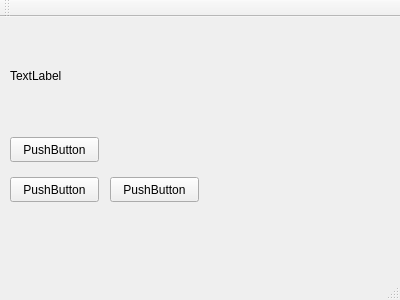
<?xml version="1.0" encoding="UTF-8"?>
<ui version="4.0">
 <class>MainWindow</class>
 <widget class="QMainWindow" name="MainWindow">
  <property name="geometry">
   <rect>
    <x>0</x>
    <y>0</y>
    <width>400</width>
    <height>300</height>
   </rect>
  </property>
  <property name="windowTitle">
   <string>MainWindow</string>
  </property>
  <widget class="QWidget" name="centralWidget">
   <widget class="QPushButton" name="Button_hide">
    <property name="geometry">
     <rect>
      <x>10</x>
      <y>160</y>
      <width>89</width>
      <height>25</height>
     </rect>
    </property>
    <property name="text">
     <string>PushButton</string>
    </property>
   </widget>
   <widget class="QLabel" name="label">
    <property name="geometry">
     <rect>
      <x>10</x>
      <y>50</y>
      <width>67</width>
      <height>17</height>
     </rect>
    </property>
    <property name="text">
     <string>TextLabel</string>
    </property>
   </widget>
   <widget class="QPushButton" name="Button_show">
    <property name="geometry">
     <rect>
      <x>110</x>
      <y>160</y>
      <width>89</width>
      <height>25</height>
     </rect>
    </property>
    <property name="text">
     <string>PushButton</string>
    </property>
   </widget>
   <widget class="QPushButton" name="Button_signal">
    <property name="geometry">
     <rect>
      <x>10</x>
      <y>120</y>
      <width>89</width>
      <height>25</height>
     </rect>
    </property>
    <property name="text">
     <string>PushButton</string>
    </property>
   </widget>
  </widget>
  <widget class="QMenuBar" name="menuBar">
   <property name="geometry">
    <rect>
     <x>0</x>
     <y>0</y>
     <width>400</width>
     <height>22</height>
    </rect>
   </property>
  </widget>
  <widget class="QToolBar" name="mainToolBar">
   <attribute name="toolBarArea">
    <enum>TopToolBarArea</enum>
   </attribute>
   <attribute name="toolBarBreak">
    <bool>false</bool>
   </attribute>
  </widget>
  <widget class="QStatusBar" name="statusBar"/>
 </widget>
 <layoutdefault spacing="6" margin="11"/>
 <resources/>
 <connections>
  <connection>
   <sender>Button_hide</sender>
   <signal>clicked()</signal>
   <receiver>label</receiver>
   <slot>hide()</slot>
   <hints>
    <hint type="sourcelabel">
     <x>54</x>
     <y>211</y>
    </hint>
    <hint type="destinationlabel">
     <x>173</x>
     <y>97</y>
    </hint>
   </hints>
  </connection>
  <connection>
   <sender>Button_show</sender>
   <signal>clicked()</signal>
   <receiver>label</receiver>
   <slot>show()</slot>
   <hints>
    <hint type="sourcelabel">
     <x>154</x>
     <y>211</y>
    </hint>
    <hint type="destinationlabel">
     <x>173</x>
     <y>97</y>
    </hint>
   </hints>
  </connection>
 </connections>
</ui>
